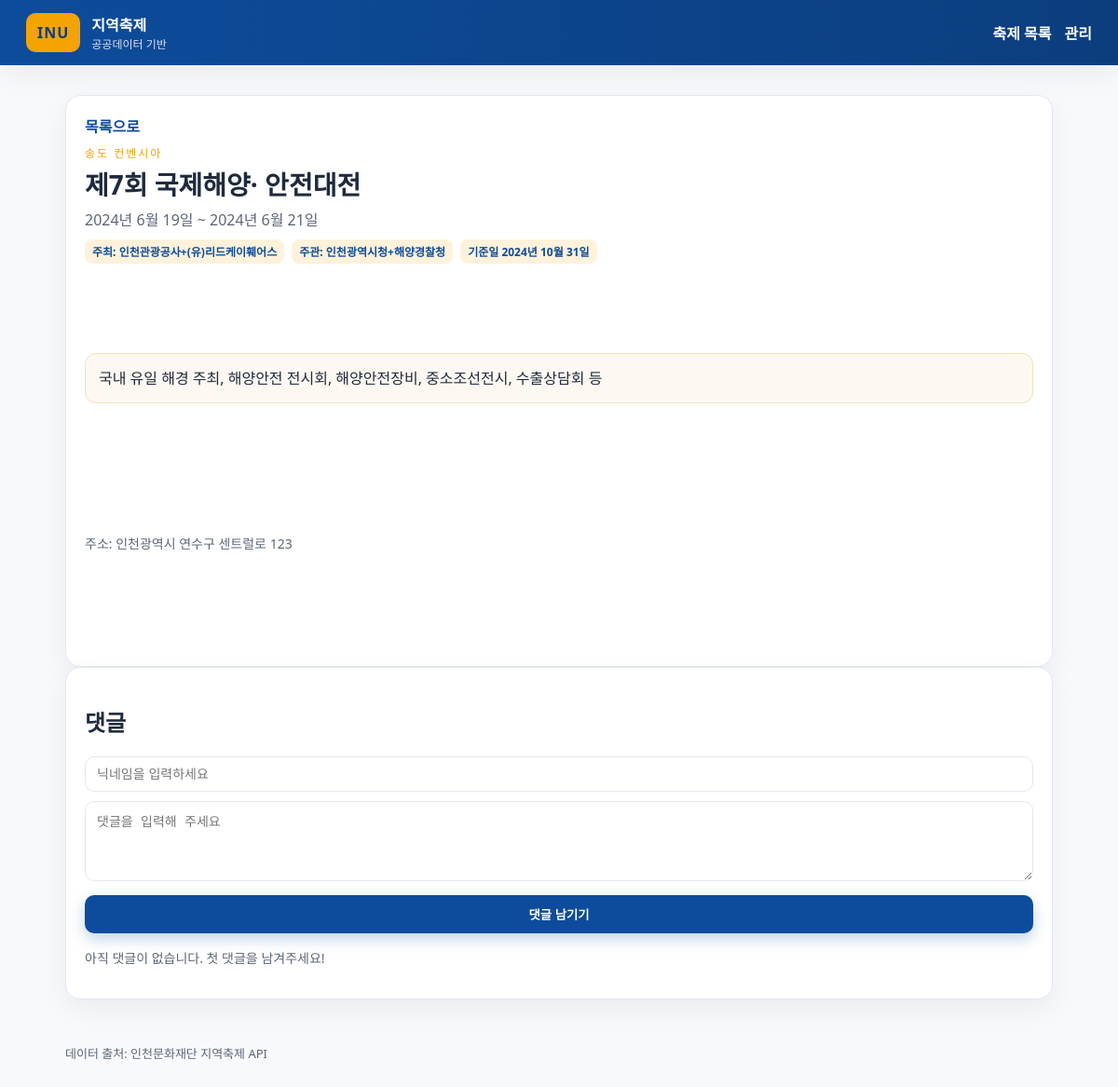
/festival/5/, run on the app's committed database.
### festivals/models.py (models this page shows, shortened)
class Festival(models.Model):
    external_id = models.CharField(max_length=255, unique=True, db_index=True, blank=True)
    title = models.CharField(max_length=200)
    location = models.ForeignKey(Location, null=True, blank=True, on_delete=models.SET_NULL, related_name="festivals")
    start_date = models.DateField(null=True, blank=True)
    end_date = models.DateField(null=True, blank=True)
    description = models.TextField(blank=True)
    telephone = models.CharField(max_length=50, blank=True)
    homepage = models.URLField(blank=True)
    extra_info = models.TextField(blank=True)
    data_reference_date = models.DateField(null=True, blank=True)
    pub_date = models.DateTimeField(null=True, blank=True)
    created_at = models.DateTimeField(auto_now_add=True)
    updated_at = models.DateTimeField(auto_now=True)
    class Meta:
        ordering = ["start_date", "title"]
    def _get_org_name(self, role: str):
        rel = self.organizations.filter(role=role).select_related("organization").first()
        return rel.organization.name if rel else ""
    @property
    def organizer_name(self):
        return self._get_org_name(FestivalOrganization.Role.ORGANIZER)
    @property
    def host_name(self):
        return self._get_org_name(FestivalOrganization.Role.HOST)
    @property
    def sponsor_name(self):
        return self._get_org_name(FestivalOrganization.Role.SPONSOR)
    @property
    def place_name(self):
        return self.location.name if self.location else ""
    @property
    def place(self):
        return self.place_name
    @property
    def organizer(self):
        return self.organizer_name
    @property
    def host(self):
        return self.host_name
    @property
    def sponsor(self):
        return self.sponsor_name
    @property
    def address_road(self):
        return self.location.address_road if self.location else ""
    @property
    def address_lot(self):
        return self.location.address_lot if self.location else ""
    @property
    def latitude(self):
        return self.location.latitude if self.location else None

class Location(models.Model):
    name = models.CharField(max_length=200, blank=True)
    address_road = models.CharField(max_length=255, blank=True)
    address_lot = models.CharField(max_length=255, blank=True)
    latitude = models.DecimalField(max_digits=18, decimal_places=12, null=True, blank=True)
    longitude = models.DecimalField(max_digits=18, decimal_places=12, null=True, blank=True)
    class Meta:
        unique_together = ("name", "address_road", "address_lot", "latitude", "longitude")

class FestivalOrganization(models.Model):
    class Role(models.TextChoices):
        ORGANIZER = "organizer", "Organizer"
        HOST = "host", "Host"
        SPONSOR = "sponsor", "Sponsor"
    festival = models.ForeignKey(Festival, on_delete=models.CASCADE, related_name="organizations")
    organization = models.ForeignKey(Organization, on_delete=models.CASCADE, related_name="festival_roles")
    role = models.CharField(max_length=20, choices=Role.choices)
    class Meta:
        unique_together = ("festival", "role")

class Organization(models.Model):
    name = models.CharField(max_length=200, unique=True)
    telephone = models.CharField(max_length=50, blank=True)
    homepage = models.URLField(blank=True)
    class Meta:
        ordering = ["name"]

### festivals/views.py (the view)
# urls.py: path("festival/<int:pk>/", views.festival_detail, name="festival_detail"),
def festival_detail(request, pk: int):
    festival = get_object_or_404(Festival, pk=pk)
    comments = festival.comments.all()
    if request.method == "POST":
        form = CommentForm(request.POST)
        if form.is_valid():
            comment = form.save(commit=False)
            comment.festival = festival
            comment.save()
            messages.success(request, "댓글이 등록되었습니다.")
            return redirect(f"{reverse('festival_detail', args=[festival.id])}#comments")
        messages.error(request, "입력값을 확인해주세요.")
    else:
        form = CommentForm()
    return render(
        request,
        "festivals/festival_detail.html",
        {"festival": festival, "comments": comments, "form": form},
    )

### festivals/forms.py (shortened to what this page needs)
class CommentForm(forms.ModelForm):
    nickname = forms.CharField(
        max_length=30,
        min_length=2,
        widget=forms.TextInput(attrs={"placeholder": "닉네임을 입력하세요", "maxlength": 30}),
        error_messages={
            "required": "닉네임을 입력해 주세요.",
            "min_length": "닉네임은 2자 이상 입력해 주세요.",
        },
    )
    content = forms.CharField(
        max_length=1000,
        widget=forms.Textarea(
            attrs={"rows": 4, "placeholder": "댓글을 입력해 주세요", "maxlength": 1000}
        ),
        error_messages={"required": "내용을 입력해 주세요."},
    )
    class Meta:
        model = Comment
        fields = ["nickname", "content"]

### templates/festivals/festival_detail.html (shortened to what this page needs)
{% extends "base.html" %}
{% block content %}
<section class="panel">
    <a href="{% url 'festival_list' %}" class="link">목록으로</a>
    <div class="detail__header">
        <div>
            <p class="eyebrow">{{ festival.place|default:"장소 정보 없음" }}</p>
            <h1>{{ festival.title }}</h1>
            <p class="lede">
                {% if festival.start_date %}{{ festival.start_date }}{% if festival.end_date %} ~ {{ festival.end_date }}{% endif %}{% else %}일정 미정{% endif %}
            </p>
            <div class="detail__meta">
                {% if festival.organizer %}<span class="tag">주최: {{ festival.organizer }}</span>{% endif %}
                {% if festival.host %}<span class="tag">주관: {{ festival.host }}</span>{% endif %}
                {% if festival.data_reference_date %}<span class="tag">기준일 {{ festival.data_reference_date }}</span>{% endif %}
            </div>
        </div>
    </div>
    <article class="detail__body">
        {% if festival.description %}
            <pre class="description">{{ festival.description }}</pre>
        {% else %}
            <p class="muted">설명 정보가 없습니다.</p>
        {% endif %}
        {% if festival.address_road or festival.address_lot %}
            <p class="muted">주소: {{ festival.address_road|default:festival.address_lot }}</p>
        {% endif %}
    </article>
</section>
<section class="panel" id="comments">
    <h2>댓글</h2>
    <form method="post" class="comment-form">
        <div class="form-row">
            {{ form.nickname }}
        </div>
        <div class="form-row">
            {{ form.content }}
        </div>
        <button type="submit" class="button button--primary">댓글 남기기</button>
    </form>
    {% if comments %}
        <ul class="comment-list">
            {% for comment in comments %}
                <li class="comment">
                    <div class="comment__meta">
                        <strong>{{ comment.nickname }}</strong>
                        <span class="muted">{{ comment.created_at|date:"Y-m-d H:i" }}</span>
                    </div>
                    <p>{{ comment.content|linebreaksbr }}</p>
                </li>
            {% endfor %}
        </ul>
    {% else %}
        <p class="muted">아직 댓글이 없습니다. 첫 댓글을 남겨주세요!</p>
    {% endif %}
</section>
{% endblock %}

### static/css/style.css (style rules this page uses)
:root { --blue: #0d4c9c; --gold: #f4a300; --text: #1f2a3d; --muted: #5c6679; --bg: #f7f9fc; --panel: #ffffff; --border: #e4e8f0; --shadow: 0 10px 30px rgba(0, 0, 0, 0.06); }
* { box-sizing: border-box; }
body.page { margin: 0; font-family: "Segoe UI", "Noto Sans KR", system-ui, -apple-system, sans-serif; background: var(--bg); color: var(--text); }
a { color: var(--blue); text-decoration: none; }
.eyebrow { text-transform: uppercase; letter-spacing: 2px; color: var(--gold); font-size: 12px; margin: 0 0 4px; }
h1 { margin: 0 0 6px; font-size: 28px; }
.lede { margin: 0; color: var(--muted); }
.panel { background: var(--panel); border: 1px solid var(--border); border-radius: 16px; padding: 20px; box-shadow: var(--shadow); }
.button { border: none; padding: 11px 16px; border-radius: 10px; cursor: pointer; font-weight: 700; transition: transform 0.1s ease, box-shadow 0.2s ease; }
.button--primary { background: var(--blue); color: #fff; box-shadow: 0 6px 16px rgba(13, 76, 156, 0.25); }
.tag { display: inline-block; background: rgba(244, 163, 0, 0.14); color: var(--blue); padding: 4px 8px; border-radius: 8px; font-size: 12px; font-weight: 700; }
.muted { color: var(--muted); font-size: 14px; }
.link { font-weight: 700; }
.detail__header { margin-top: 8px; }
.detail__meta { display: flex; flex-wrap: wrap; gap: 8px; margin: 10px 0; }
.detail__body { margin-top: 14px; white-space: pre-wrap; }
.description { background: #fdf9f2; border: 1px solid #f3e2b3; border-radius: 12px; padding: 14px; font-family: "Noto Sans KR", "Segoe UI", sans-serif; line-height: 1.5; overflow-x: auto; }
.comment-form { display: flex; flex-direction: column; gap: 10px; margin-bottom: 16px; }
.form-row input, .form-row textarea { width: 100%; padding: 10px 12px; border: 1px solid var(--border); border-radius: 10px; font-size: 14px; }

### data on the page
Festival: place "송도 컨벤시아", title "제7회 국제해양· 안전대전", start_date "2024년 6월 19일", end_date "2024년 6월 21일", organizer "인천관광공사+(유)리드케이훼어스", host "인천광역시청+해양경찰청", data_reference_date "2024년 10월 31일", description "국내 유일 해경 주최, 해양안전 전시회, 해양안전장비, 중소조선전시, 수출상담회 등", address_road "인천광역시 연수구 센트럴로 123"
